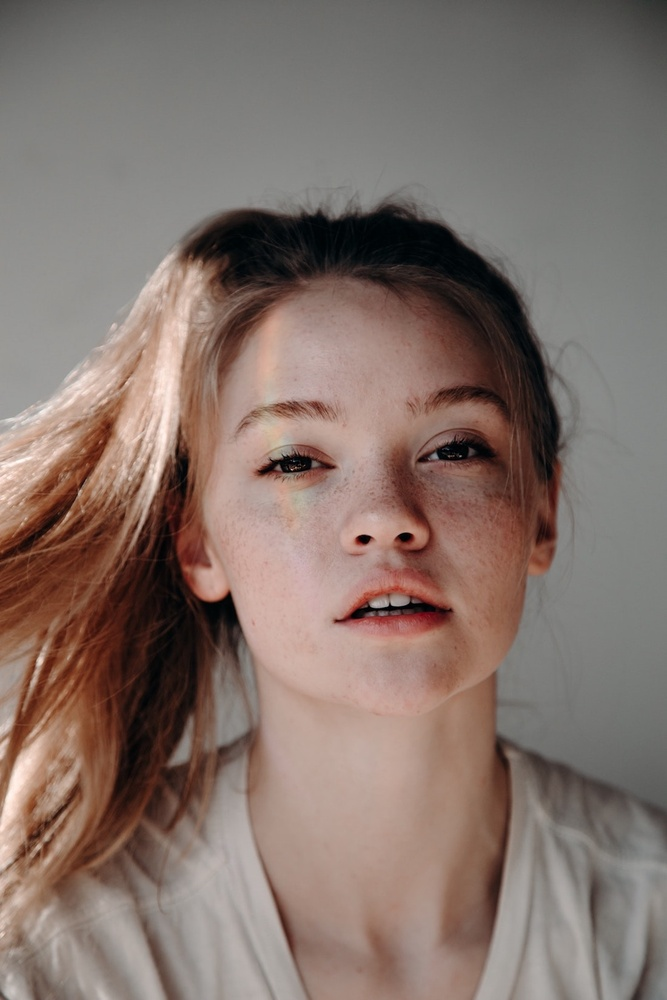
#> input picture test_images/test_image_1.jpg, 667 x 1000 px, shrunk from 1100 x 1650 before the run
$ python cosine_art.py test_images/test_image_1.jpg
#> lines starting #> are read from the running program, lines starting #| are printed output that depends on the picture
#!/bin/bash/python3

# cosine_art.py
# author: Gagandeep Singh, 19 Oct, 2018

from os import path
import imageio.v2 as imageio
import argparse
from tqdm import tqdm
import numpy as np
import xml.etree.ElementTree as ET
from xml.dom import minidom

# --- SVG generation support ---
# [49 lines left out: function generate_svg, not called in this run]

def main(args):
    img = np.asarray(imageio.imread(args.input))
#> img is the input picture: shape (1000, 667, 3); mean R, G, B 131.6, 114.6, 107.2
    if len(img.shape) == 3 and img.shape[-1] == 4: # last dimension is alpha
        img = img[:, :, :3]
    if len(img.shape) == 3 and img.shape[-1] == 3:
        img = img * np.asarray([0.299, 0.587, 0.114]) # convert to greyscale
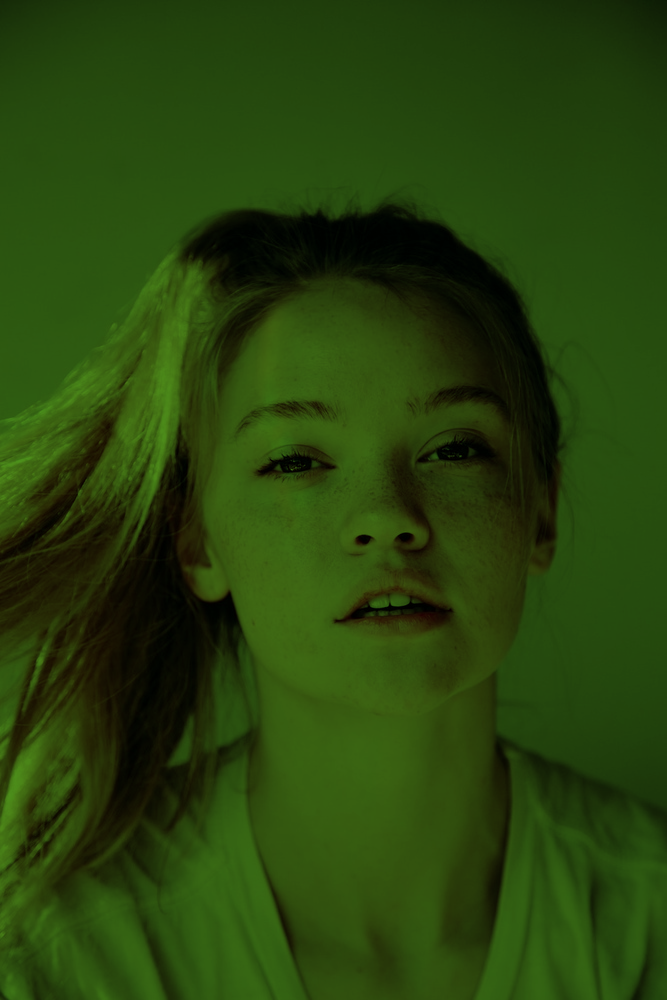
#> img: shape (1000, 667, 3) float64; mean R, G, B 39.3, 67.3, 12.2
        img = np.sum(img, axis=2)
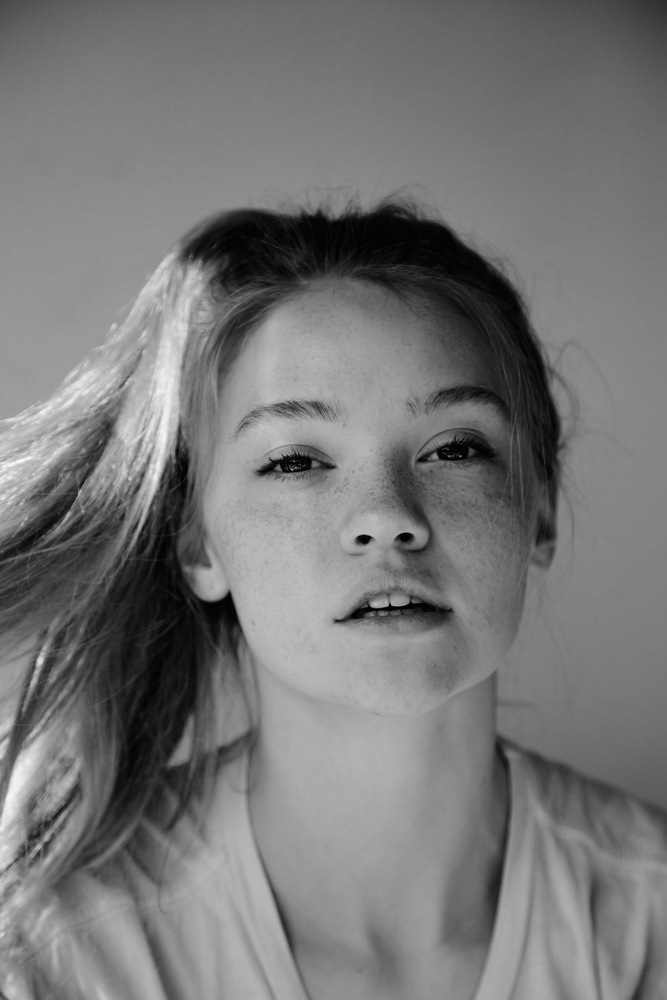
#> img: shape (1000, 667) float64; min 0, max 251.2, mean 118.8
    if not args.invert:
        img = np.max(img) - img
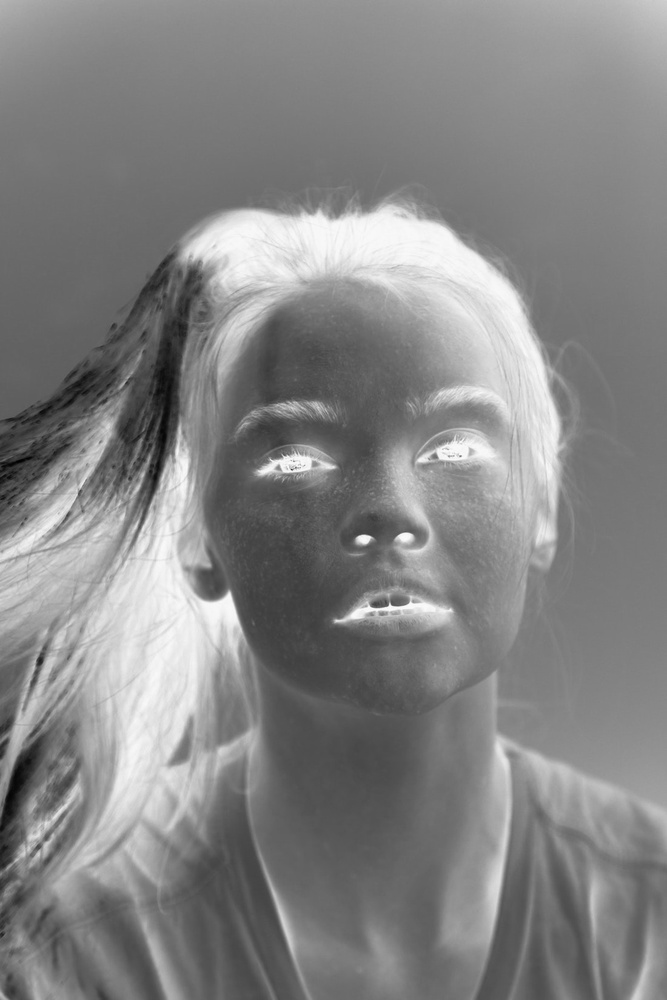
#> img: shape (1000, 667) float64; min 0, max 251.2, mean 132.3

    row_width = img.shape[0]//args.num_rows
#> row_width = 10
    freq_factor = args.freq_factor * 0.3 + 0.1 # just scaling

    img = subsample(img, args.num_rows)
    wav_color = get_color(args.wav_color)
    bg_color = get_color(args.background_color)

    output_file = args.output_file
    if output_file is None:
        output_file = path.join(path.dirname(args.input), 'generated.svg' if getattr(args, 'svg', False) else 'generated.png')

    if args.svg:
        generate_svg(img, row_width, freq_factor, wav_color, bg_color, output_file)
        print('Generated SVG image is present at', output_file)
    else:
        img = get_cosine_img(img, row_width, freq_factor)
        final_img = np.zeros((img.shape[0], img.shape[1], 3), dtype='uint8')

        for i in range(3):
            final_img[:,:,i][img == 0] = bg_color[i]
            final_img[:,:,i][img == 1] = wav_color[i]

        imageio.imwrite(output_file, final_img.astype('uint8'))
        print('Generated image is present at', output_file)

def get_color(color):
    """
    Given a color code or color name, return a tuple of RGB values
    :param color: str, color code or name
    :return: (int, int, int), RGB tuple
    """
    # [8 lines left out: function decode_rgb_code, not called in this run]

    if color[0] == '#':
        assert len(color) == 7, 'invalid color code'
        return decode_rgb_code(color[1:])
    else:
        if color.lower() == 'black':
            return (0, 0, 0)
        elif color.lower() == 'white':
            return (255, 255, 255)
        elif color.lower() == 'red':
             return (255, 0, 0)
        elif color.lower() == 'green':
            return (0, 255, 255)
        elif color.lower() == 'blue':
            return (0, 0, 255)
        elif color.lower() == 'yellow':
            return (255, 255, 0)
        else:
            raise ValueError('color name not recognized')


def get_cosine_img(img, row_width, freq_factor):
    """
    Main function for getting cosine image
    :param img: np.ndarray, shape=[length, width] image array
    :param row_width: int, width of each wave row in pixels
    :param freq_factor: float, factor for getting frequency corresponding to internsity
    :return: np.ndarray, same shape as img, converted cosine image
    """
    img = img/img.max()
    new_img = np.zeros([row_width * img.shape[0], img.shape[1]])
    max_freq = 2 * np.pi * freq_factor
    img = max_freq * img

    for i in tqdm(range(img.shape[0])):
        row = img[i]
        phase = 0
        for j in range(len(row)):
            f = row[j]
            if j == 0:
                f_prev = f
            else:
                f_prev = row[j - 1]
            block, phase = get_column(f, f_prev, phase, row_width)
            new_img[i * row_width : (i+1)*row_width, j : j+1] = np.expand_dims(block, axis=1)
    return new_img


def get_column(f, f_prev, phase, row_width):
    """
    Get the values for a particular column of a row of the image
    :param f: float, "frequency" of this column
    :param f_prev: float, freequncy of immediate previous column
    :param phase: float, phase at the current column for starting point
    :param row_width: int, width of each wave row in pixels
    :return: np.ndarray, 1-D array equal to row-width (or column height)
    """
    block = np.zeros(row_width)
    last_sample = row_width//2 + int((row_width//2) * np.sin(phase)) - 1
    y = (row_width//2) * np.sin(f + phase)
    y = y + row_width//2
    y = y.astype(np.int32)
    block[last_sample] = 1

    if y > last_sample:
        block[last_sample:y] = 1
    else:
        block[y:last_sample] = 1

    phase = np.unwrap(np.asarray([phase + f ]))[0]
    return block, phase


def subsample(img, num_rows):
    """
    Subsample the image, averaging over num_rows
    :param img: np.ndarray, 2-D image array
    :param num_rows: int, subsample per num_rows
    """
#> called with num_rows = 100
    row_width = img.shape[0]//num_rows
#> row_width = 10

    num_cols = img.shape[1]
#> num_cols = 667
    margin_rows = img.shape[0] - num_rows * row_width
#> margin_rows = 0
    img = img[margin_rows//2 : margin_rows//2 + num_rows * row_width, :]

    new_img = np.zeros([num_rows, num_cols])
    for i in range(num_rows):
        new_img[i, :] = (np.median(img[i * row_width : (i + 1) * row_width, :], axis=0))
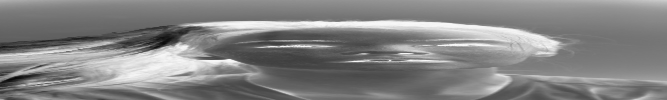
#> new_img: shape (100, 667) float64; min 8.13, max 248.5, mean 132.3
    return new_img


if __name__ == '__main__':
    class Range(object):
        def __init__(self, start, end):
            self.start = start
            self.end = end
        def __eq__(self, other):
            return self.start <= other <= self.end
        def __str__(self):
            return '[' + str(self.start) + ',' + str(self.end) + ']'

    parser = argparse.ArgumentParser('Create image using cosine curves')
    parser.add_argument('input',
                        type=str, help='path to input image')
    parser.add_argument('-o', '--output-file', default=None,
                        type=str, help='path to output image')
    parser.add_argument('-c', '--wav-color', default='black',
                        type=str, help='color of the waveforms. It could either be a code in the format \
                        e.g. #FF00FF or one of [black, white, red, green, blue, yellow]')
    parser.add_argument('-b', '--background-color', default='white',
                        type=str, help='background color, for format look at wav-color')
    parser.add_argument('-n', '--num-rows', default=100,
                        type=int, help='number of waveforms (rows) in the generated image')
    parser.add_argument('-f', '--freq-factor', default=1/3,
                        type=float, choices=[Range(0., 1.)],
                        help='frequency factor in range [0., 1.] for wavforms, higher the number, more compact the wavs')
    parser.add_argument('--invert', action='store_true',
                         help='invert colors, so that dark goes to less frequency and vice-versa')
    parser.add_argument('--svg', action='store_true', default=False,
                        help='output SVG instead of PNG')
    args = parser.parse_args()
    main(args)
#> after the loop in get_cosine_img, `for i in tqdm(range(img.shape[0])):`:
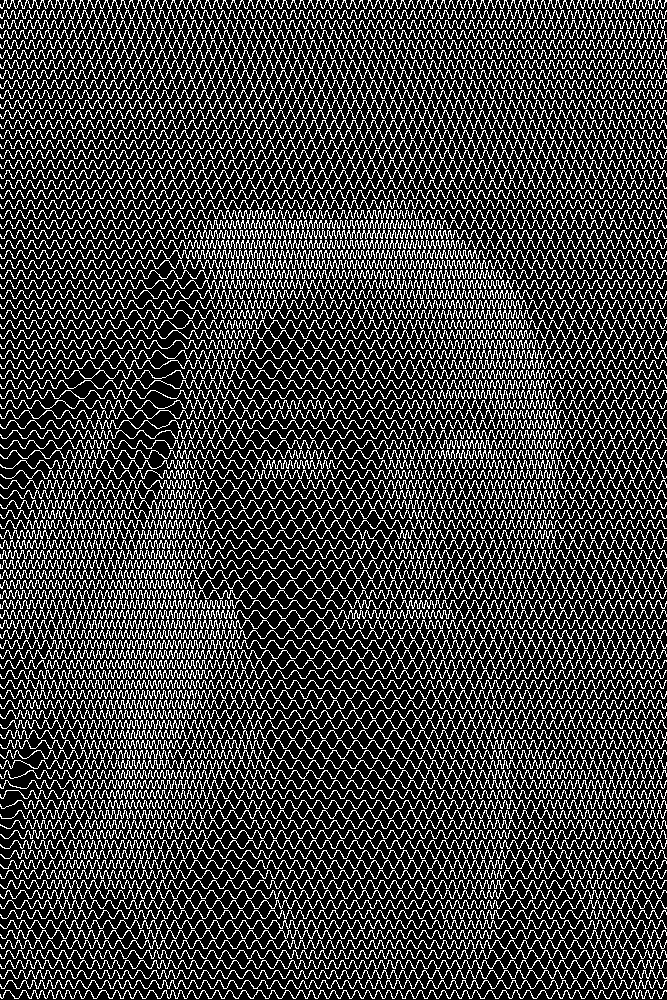
#> new_img: shape (1000, 667) float64; values 0 (black) and 1 (white), 24.1% white in thin lines or dots
